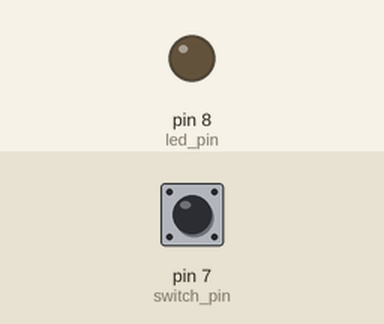
A sketch run on a simulated Arduino Uno, built with avr-gcc and run on an emulated ATmega328P. Shown: output pins drawn as LEDs (lit = HIGH). The inputs (shaded band) are chosen by the test bench; at power-on: pin 7 (switch_pin) LOW.

Above: at 1.2 s.
1.3 s: pin 7 (switch_pin) pulled HIGH for 0.15 s
At 1.37 s:
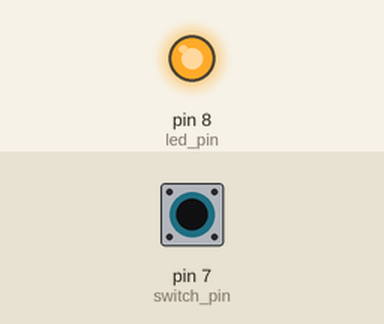
2.9 s: pin 7 (switch_pin) pulled HIGH for 3.2 s
At 6.4 s:
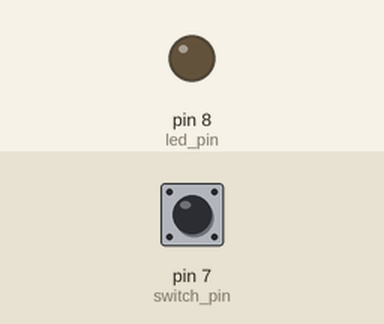
Timing chart, 0 to 7.9 s (numbered marks = the images above; inputs shaded):
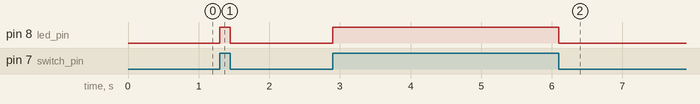

Measured:
- after the input at 1.3 s, pin 8 (led_pin): LOW → HIGH at once, → LOW 0.15 s later
- after the input at 2.9 s, pin 8 (led_pin): LOW → HIGH at once, → LOW 3.2 s later

The sketch:

_0580_-_Door_reed_switch.ino
```cpp
/*  0580 - Magnetic reed switch demo
 *
 * This sketch shows you how to use a magnetic door reed switch.
 * When the switch is on, an LED connected to digital pin 8 will
 * light up.
 *
 *
 * Components
 * ----------
 *  - Arduino Uno
 *  - a door reed switch
 *  - 5mm LED
 *  - 250 Ohm resistor for the LED
 *  - 20 kOhm resistor for the switch
 *
 *  Libraries
 *  ---------
 *  None
 *
 * Connections
 * -----------
 *
 * Refer to the schematic that is available with this lecture.
 * If the schematic is not available, follow these instructions:
 *
 * Connect the LED so that its cathode is connected to
 * the Arduino GND pin, and its anode to the 250 Ohm resistor. The
 * other pin of the resistor should be connected to the Arduino pin 8.
 *
 * Connect the one wire from the reed switch to the Arduino 5V pin. The
 * other wire should go to the Arduino digital pin 7. Connect a 20 kOhm resistor
 * from the reed switch wire that is connected to digital pin 7 to
 * the Arduino GND pin.
 *
 *
 *
 *  Created on March 20 2017 by Peter Dalmaris
 *
 */

#define led_pin    8
#define switch_pin 7

// variables will change:
int switchState = 0;         // variable for reading the switch status


void setup() {
  // put your setup code here, to run once:
  pinMode(led_pin   , OUTPUT);
  pinMode(switch_pin, INPUT);

}

void loop() {
  // read the state of the pushbutton value:
  switchState = digitalRead(switch_pin);

  // check if the switch is pressed.
  // if it is, the switch is HIGH:
  if (switchState == HIGH) {
    // turn LED on:
    digitalWrite(led_pin, HIGH);
  } else {
    // turn LED off:
    digitalWrite(led_pin, LOW);
  }
}
```
